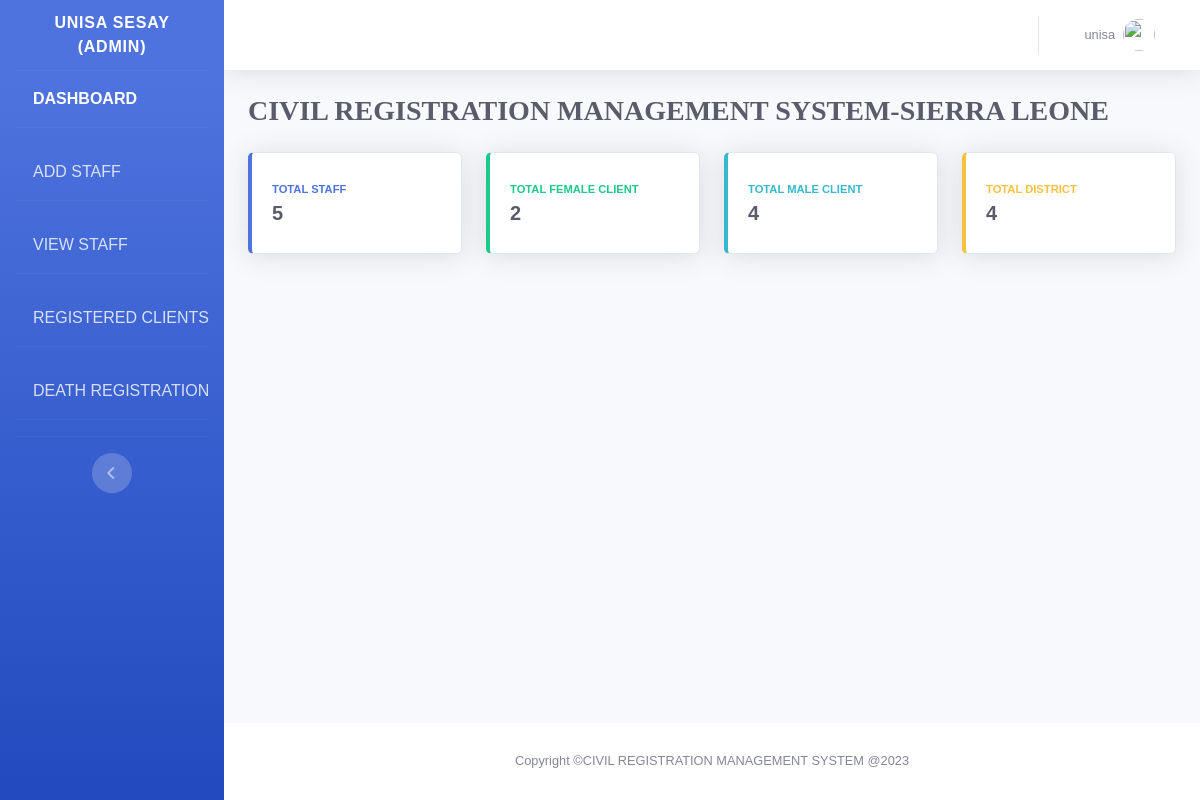
The page /adminhome (signed in) on the database its author committed.
### crms/models.py (models this page shows)
class User(AbstractUser):
    is_admin= models.BooleanField('Administrtor', default=False)
    is_employee= models.BooleanField('Registration Officer',default=False)

### crms/views.py (the view)
# urls.py: path('adminhome',views.admin_page, name='admin_page'),
def admin_page(request):
     total_districts = Customer.objects.values('district').distinct().count()
     total_users = Customer.objects.count()
     total_staff=User.objects.count()
     recent_users = User.objects.all().order_by('-date_joined')[:10]
     male_users = Customer.objects.filter(gender='Male').count()
     female_users = Customer.objects.filter(gender='Female').count()
     context = {
        'staff_total': total_staff,
        'total_users': total_users,
        'total_districts':total_districts,
        'male_users':male_users,
        'female_users':female_users,
        'recent_users':recent_users,
     }
     return render(request,'admin.html',context)

### templates/admin.html (shortened to what this page needs)
{% extends 'base.html' %}
{% block body %}
  <div class="container-fluid">
    <div class="d-sm-flex align-items-center justify-content-between mb-4">
      <marquee behavior="scroll" direction="left">
        <h1 class="h3 mb-0 text-gray-800" style="font-family: 'Bradley Hand ITC',cursive; font-weight: bold;">CIVIL REGISTRATION MANAGEMENT SYSTEM-SIERRA LEONE</h1>
      </marquee>
    </div>
    <div class="row">
      <div class="col-xl-3 col-md-6 mb-4">
        <div class="card border-left-primary shadow h-100 py-2">
          <div class="card-body">
            <div class="row no-gutters align-items-center">
              <div class="col mr-2">
                <div class="text-xs font-weight-bold text-primary text-uppercase mb-1">TOTAL STAFF</div>
                <div class="h5 mb-0 font-weight-bold text-gray-800">{{ staff_total }}</div>
              </div>
            </div>
          </div>
        </div>
      </div>
      <div class="col-xl-3 col-md-6 mb-4">
        <div class="card border-left-success shadow h-100 py-2">
          <div class="card-body">
            <div class="row no-gutters align-items-center">
              <div class="col mr-2">
                <div class="text-xs font-weight-bold text-success text-uppercase mb-1">TOTAL FEMALE CLIENT</div>
                <div class="h5 mb-0 font-weight-bold text-gray-800">{{ female_users }}</div>
              </div>
            </div>
          </div>
        </div>
      </div>
      <div class="col-xl-3 col-md-6 mb-4">
        <div class="card border-left-info shadow h-100 py-2">
          <div class="card-body">
            <div class="row no-gutters align-items-center">
              <div class="col mr-2">
                <div class="text-xs font-weight-bold text-info text-uppercase mb-1">TOTAL MALE CLIENT</div>
                <div class="row no-gutters align-items-center">
                  <div class="col-auto">
                    <div class="h5 mb-0 mr-3 font-weight-bold text-gray-800">{{ male_users }}</div>
                  </div>
                </div>
              </div>
            </div>
          </div>
        </div>
      </div>
      <div class="col-xl-3 col-md-6 mb-4">
        <div class="card border-left-warning shadow h-100 py-2">
          <div class="card-body">
            <div class="row no-gutters align-items-center">
              <div class="col mr-2">
                <div class="text-xs font-weight-bold text-warning text-uppercase mb-1">TOTAL DISTRICT</div>
                <div class="h5 mb-0 font-weight-bold text-gray-800">{{ total_districts }}</div>
              </div>
            </div>
          </div>
        </div>
      </div>
    </div>
  </div>
{% endblock %}

### templates/base.html (shortened to what this page needs)
{% load static %}
<!DOCTYPE html>
<html lang="en">
  <head>
    <link rel="stylesheet" href="https://cdnjs.cloudflare.com/ajax/libs/font-awesome/6.3.0/css/all.min.css" />
    <link rel="stylesheet" href="{% static 'css/main.css' %}" />
    <link href="{% static 'vendor/fontawesome-free/css/all.min.css' %} " rel="stylesheet" type="text/css" />
    <link href="https://cdn.jsdelivr.net/npm/bootstrap@5.3.2/dist/css/bootstrap.min.css" rel="stylesheet" />
    <link href="{% static 'css/sb-admin-2.min.css' %} " rel="stylesheet" />
    <link href="{% static 'vendor/datatables/dataTables.bootstrap4.min.css' %}" rel="stylesheet" />
    <link rel="stylesheet" href="{% static 'css/page.css' %}" />
  </head>
  <body id="page-top">
    <div id="wrapper">
      <ul class="navbar-nav bg-gradient-primary sidebar sidebar-dark accordion" id="accordionSidebar">
        <a class="sidebar-brand d-flex align-items-center justify-content-center" href="/adminhome"><div class="sidebar-brand-text mx-3">{{ user.username }} {{ user.last_name }} (Admin)</div></a>
        <hr class="sidebar-divider my-0" />
        <li class="nav-item active">
          <a class="nav-link" href="/adminhome"><span>DASHBOARD</span></a>
        </li>
        <hr class="sidebar-divider" />
        <li class="nav-item">
          <a class="nav-link" href="{% url 'register' %}">ADD STAFF</a>
        </li>
        <hr class="sidebar-divider" />
        <li class="nav-item">
          <a class="nav-link" href="{% url 'adminstaff_page' %}">VIEW STAFF</a>
        </li>
        <hr class="sidebar-divider" />
        <li class="nav-item">
          <a class="nav-link" href="/aduser">REGISTERED CLIENTS</a>
        </li>
        <hr class="sidebar-divider" />
        <li class="nav-item">
          <a class="nav-link" href="{% url 'reg_death' %}">DEATH REGISTRATION</a>
        </li>
        <hr class="sidebar-divider d-none d-md-block" />
        <hr class="sidebar-divider d-none d-md-block" />
        <div class="text-center d-none d-md-inline">
          <button class="rounded-circle border-0" id="sidebarToggle"></button>
        </div>
      </ul>
      <div id="content-wrapper" class="d-flex flex-column">
        <div id="content">
          <nav class="navbar navbar-expand navbar-light bg-white topbar mb-4 static-top shadow">
            <ul class="navbar-nav ml-auto">
              <li class="nav-item dropdown no-arrow">
                <a class="nav-link dropdown-toggle" href="#" id="userDropdown" role="button" data-toggle="dropdown" aria-haspopup="true" aria-expanded="false">
                  <span class="mr-2 d-none d-lg-inline text-gray-600 small">{{ user.username }}</span>
                  <img class="img-profile rounded-circle" src="{% static 'img/undraw_profile.svg' %} " />
                </a>
              </li>
            </ul>
          </nav>
          {% block body %}
          {% endblock %}
        </div>
        <footer class="sticky-footer bg-white">
          <div class="container my-auto">
            <div class="copyright text-center my-auto">
              <span>Copyright &copy;CIVIL REGISTRATION MANAGEMENT SYSTEM @2023</span>
            </div>
          </div>
        </footer>
      </div>
    </div>
  </body>
</html>

### static/css/main.css (style rules this page uses)
* { padding: 0; margin: 0; font-family: sans-serif; }
body { text-align: center; justify-content: center; height: 100vh; font-family: "Montserrat-black"; }
.nav-item .nav-link { color: #fff; }
.navbar { padding: 0 0 1.5rem; }
.nav-item { padding: 0 17px; }
.nav-link { font-size: 1.5rem; }

### static/css/page.css (style rules this page uses)
.sidebar { color: #0c0b0b; height: 100%; }
.card { position: relative; display: flex; flex-direction: column; }

### rows shown on the page
User: username "UNISA", last_name "SESAY", username "unisa"

### other values the page prints
{{ staff_total }} "5"
{{ female_users }} "2"
{{ male_users }} "4"
{{ total_districts }} "4"
